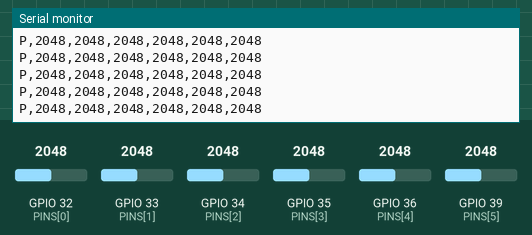
The sketch below on a simulated ESP32. Shown: the last lines printed to the serial monitor. Inputs (shaded band) come from the test bench; at power-on: GPIO 32 (PINS[0]) = 2048, GPIO 33 (PINS[1]) = 2048, GPIO 34 (PINS[2]) = 2048, GPIO 35 (PINS[3]) = 2048, GPIO 36 (PINS[4]) = 2048, GPIO 39 (PINS[5]) = 2048 (analog values on the 0–4095 scale).

Above: at 1.3 s.
1.4 s: GPIO 32 (PINS[0]) set to 2866
At 2.4 s:
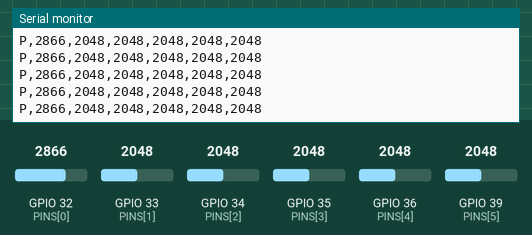
2.9 s: GPIO 33 (PINS[1]) set to 2866
At 3.8 s:
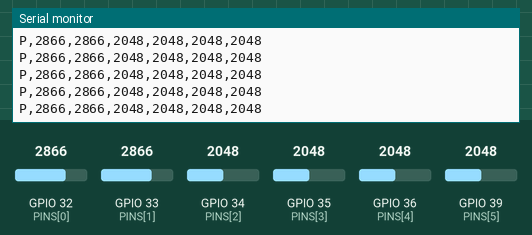
4.4 s: GPIO 34 (PINS[2]) set to 2866
At 4.9 s:
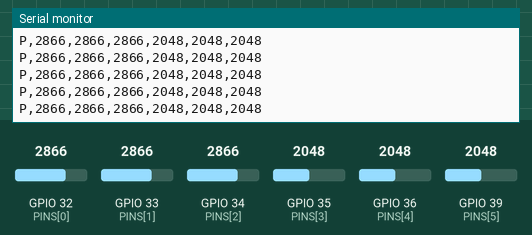
5.9 s: GPIO 35 (PINS[3]) set to 2866
At 6.6 s:
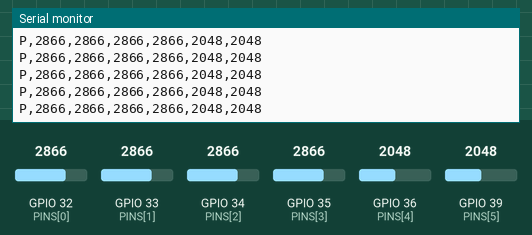
7.4 s: GPIO 36 (PINS[4]) set to 2866
At 8.5 s:
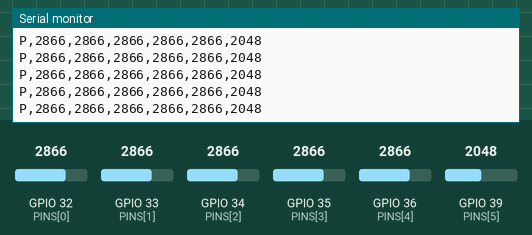
8.9 s: GPIO 39 (PINS[5]) set to 2866
At 9.9 s:
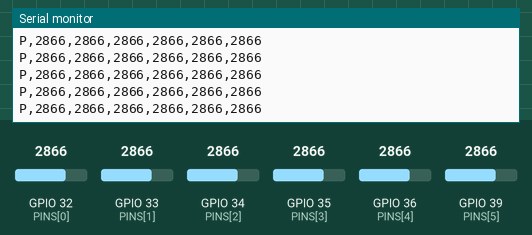

The sketch:

foot_sensor.ino
```cpp
// Foot pressure sensor: 6 FSRs, each in a divider with a 10k resistor to GND.
// Wiring per sensor: 3.3V/5V -> FSR -> analog pin -> 10k -> GND.
// Output at 115200 baud, ~50 Hz:
//   I,foot_sensor,6,<adcMax>   once at startup (and when you send any byte)
//   P,<a0>,<a1>,<a2>,<a3>,<a4>,<a5>   raw ADC, one line per sample
// Sensor order: 0 Heel, 1 Outer midfoot, 2 Inner arch, 3 Big toe joint, 4 Little toe joint, 5 Big toe.

#if defined(ESP32)
const uint8_t PINS[6] = {32, 33, 34, 35, 36, 39};  // ADC1 pins, 12-bit, 3.3 V
const int ADC_MAX = 4095;
#else
const uint8_t PINS[6] = {A0, A1, A2, A3, A4, A5};  // Uno/Nano, 10-bit, 5 V
const int ADC_MAX = 1023;
#endif

const unsigned long PERIOD_MS = 20;  // 50 Hz
unsigned long next = 0;

void sendInfo() {
  Serial.print("I,foot_sensor,6,");
  Serial.println(ADC_MAX);
}

void setup() {
  Serial.begin(115200);
#if defined(ESP32)
  analogReadResolution(12);
#endif
  delay(100);
  sendInfo();
}

void loop() {
  if (Serial.available()) {  // any byte from the browser re-sends the header
    while (Serial.available()) Serial.read();
    sendInfo();
  }
  unsigned long now = millis();
  if ((long)(now - next) < 0) return;
  next = now + PERIOD_MS;

  Serial.print('P');
  for (uint8_t i = 0; i < 6; i++) {
    Serial.print(',');
    Serial.print(analogRead(PINS[i]));
  }
  Serial.println();
}
```

Measured:
- after the input at 1.4 s, the serial monitor: prints a new line at once (image 1)
- after the input at 2.9 s, the serial monitor: prints a new line at once (image 2)
- after the input at 4.4 s, the serial monitor: prints a new line at once (image 3)
- after the input at 5.9 s, the serial monitor: prints a new line at once (image 4)
- after the input at 7.4 s, the serial monitor: prints a new line at once (image 5)
- after the input at 8.9 s, the serial monitor: prints a new line at once (image 6)
